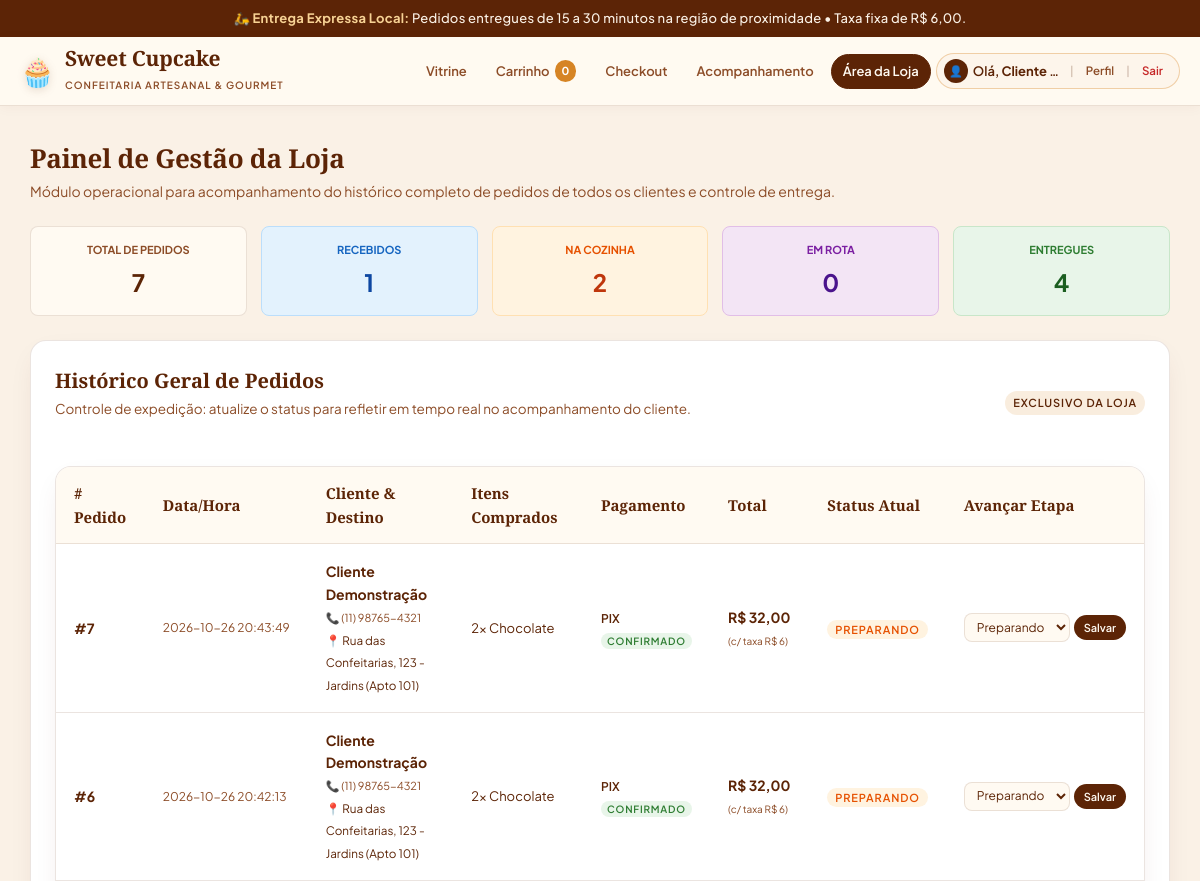
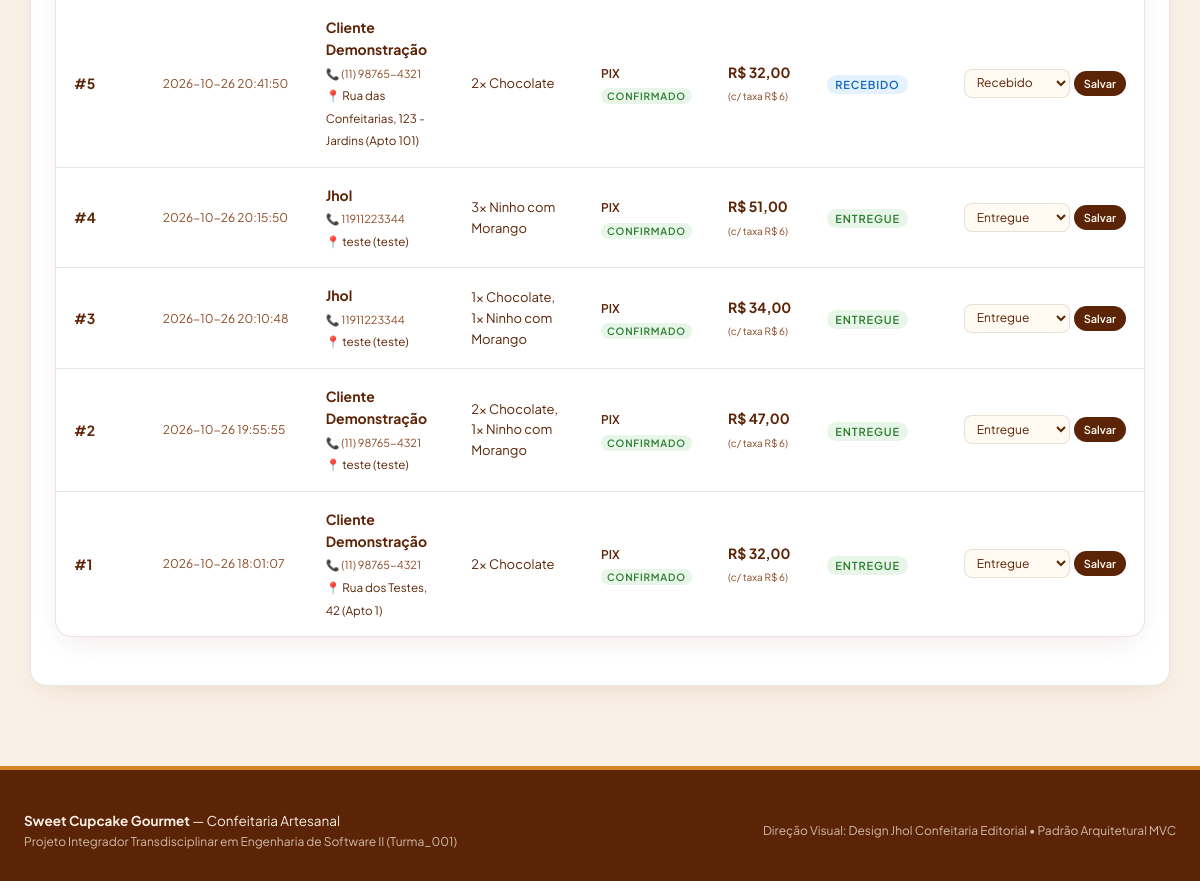
/operador (signed in), run on the app's committed database (2 pictures, top to bottom).
### tables this page shows
CREATE TABLE pedidos (
    id INTEGER PRIMARY KEY AUTOINCREMENT,
    cliente_id INTEGER NOT NULL,
    data_pedido DATETIME DEFAULT CURRENT_TIMESTAMP,
    valor_produtos DECIMAL(10, 2) NOT NULL CHECK (valor_produtos >= 0),
    taxa_entrega DECIMAL(10, 2) NOT NULL DEFAULT 6.00 CHECK (taxa_entrega >= 0),
    valor_total DECIMAL(10, 2) NOT NULL CHECK (valor_total > 0),
    forma_pagamento VARCHAR(20) NOT NULL CHECK (forma_pagamento IN ('PIX', 'CARTAO_CREDITO')),
    status_pagamento VARCHAR(20) NOT NULL DEFAULT 'PENDENTE' CHECK (status_pagamento IN ('PENDENTE', 'CONFIRMADO', 'RECUSADO')),
    status_entrega VARCHAR(20) NOT NULL DEFAULT 'RECEBIDO' CHECK (status_entrega IN ('RECEBIDO', 'PREPARANDO', 'EM_ROTA', 'ENTREGUE')),
    endereco_entrega VARCHAR(255) NOT NULL,
    prazo_estimado VARCHAR(30) DEFAULT '15 a 30 minutos',
    observacoes TEXT,
    FOREIGN KEY (cliente_id) REFERENCES clientes(id) ON DELETE RESTRICT
);

CREATE TABLE clientes (
    id INTEGER PRIMARY KEY AUTOINCREMENT,
    nome VARCHAR(100) NOT NULL,
    email VARCHAR(120) NOT NULL UNIQUE,
    senha_hash VARCHAR(255) NOT NULL,
    telefone VARCHAR(20),
    endereco_padrao VARCHAR(255),
    criado_em DATETIME DEFAULT CURRENT_TIMESTAMP
);

### controllers/routes.py (the view)
@routes_bp.route('/operador')
def operador():
    pedidos = database.listar_todos_pedidos()
    return render_template('operador.html', pedidos=pedidos)

### models/database.py (called while the page is built)
def get_db_connection() -> sqlite3.Connection:
    conn = sqlite3.connect(DB_FILE)
    conn.execute("PRAGMA foreign_keys = ON;")
    conn.row_factory = sqlite3.Row
    return conn

def listar_todos_pedidos() -> List[Dict[str, Any]]:
    conn = get_db_connection()
    cursor = conn.cursor()
    cursor.execute(
        """
        SELECT p.*, c.nome as cliente_nome, c.telefone as cliente_telefone
        FROM pedidos p
        JOIN clientes c ON p.cliente_id = c.id
        ORDER BY p.id DESC;
        """
    )
    rows = cursor.fetchall()
    pedidos = [dict(r) for r in rows]
    for p in pedidos:
        cursor.execute(
            """
            SELECT ip.quantidade, prod.nome as produto_nome
            FROM itens_pedido ip
            JOIN produtos prod ON ip.produto_id = prod.id
            WHERE ip.pedido_id = ?;
            """,
            (p['id'],)
        )
        p['resumo_itens'] = ", ".join([f"{r['quantidade']}x {r['produto_nome']}" for r in cursor.fetchall()])
    conn.close()
    return pedidos

### templates/operador.html (shortened to what this page needs)
{% extends "base.html" %}
{% block content %}
<div class="section-title">
  <h2>Painel de Gestão da Loja</h2>
  <p>Módulo operacional para acompanhamento do histórico completo de pedidos de todos os clientes e controle de entrega.</p>
</div>
{% if pedidos %}
  {% set total_pedidos = pedidos|length %}
  {% set recebidos = pedidos|selectattr('status_entrega', 'equalto', 'RECEBIDO')|list|length %}
  {% set preparando = pedidos|selectattr('status_entrega', 'equalto', 'PREPARANDO')|list|length %}
  {% set em_rota = pedidos|selectattr('status_entrega', 'equalto', 'EM_ROTA')|list|length %}
  {% set entregues = pedidos|selectattr('status_entrega', 'equalto', 'ENTREGUE')|list|length %}
  <div style="display: grid; grid-template-columns: repeat(auto-fit, minmax(160px, 1fr)); gap: 14px; margin-bottom: 24px;">
    <div style="background: var(--bg-surface); padding: 14px; border-radius: var(--radius-sm); border: 1px solid var(--borda); text-align: center;">
      <p style="font-size: 11px; text-transform: uppercase; color: var(--marrom-medio); font-weight: 700;">Total de Pedidos</p>
      <h3 style="font-size: 24px; color: var(--chocolate); margin-top: 4px;">{{ total_pedidos }}</h3>
    </div>
    <div style="background: #e3f2fd; padding: 14px; border-radius: var(--radius-sm); border: 1px solid #bbdefb; text-align: center;">
      <p style="font-size: 11px; text-transform: uppercase; color: #1565c0; font-weight: 700;">Recebidos</p>
      <h3 style="font-size: 24px; color: #0d47a1; margin-top: 4px;">{{ recebidos }}</h3>
    </div>
    <div style="background: #fff3e0; padding: 14px; border-radius: var(--radius-sm); border: 1px solid #ffe0b2; text-align: center;">
      <p style="font-size: 11px; text-transform: uppercase; color: #e65100; font-weight: 700;">Na Cozinha</p>
      <h3 style="font-size: 24px; color: #bf360c; margin-top: 4px;">{{ preparando }}</h3>
    </div>
    <div style="background: #f3e5f5; padding: 14px; border-radius: var(--radius-sm); border: 1px solid #e1bee7; text-align: center;">
      <p style="font-size: 11px; text-transform: uppercase; color: #7b1fa2; font-weight: 700;">Em Rota</p>
      <h3 style="font-size: 24px; color: #4a148c; margin-top: 4px;">{{ em_rota }}</h3>
    </div>
    <div style="background: #e8f5e9; padding: 14px; border-radius: var(--radius-sm); border: 1px solid #c8e6c9; text-align: center;">
      <p style="font-size: 11px; text-transform: uppercase; color: #2e7d32; font-weight: 700;">Entregues</p>
      <h3 style="font-size: 24px; color: #1b5e20; margin-top: 4px;">{{ entregues }}</h3>
    </div>
  </div>
{% endif %}
<div class="card-cupcake" style="box-shadow: var(--sombra-card);">
  <div style="display: flex; justify-content: space-between; align-items: center; flex-wrap: wrap; gap: 10px; margin-bottom: 12px;">
    <div>
      <h3 style="margin-bottom: 2px;">Histórico Geral de Pedidos</h3>
      <p class="card-desc">Controle de expedição: atualize o status para refletir em tempo real no acompanhamento do cliente.</p>
    </div>
    <span class="stock-tag" style="background: rgba(214, 132, 36, 0.15); color: var(--chocolate);">
      Exclusivo da Loja
    </span>
  </div>
  {% if not pedidos %}
    <div class="alert-box alert-info">
      Nenhum pedido foi realizado ainda no sistema.
    </div>
  {% else %}
    <div class="table-container" style="margin-top: 14px;">
      <table>
        <thead>
          <tr>
            <th># Pedido</th>
            <th>Data/Hora</th>
            <th>Cliente & Destino</th>
            <th>Itens Comprados</th>
            <th>Pagamento</th>
            <th>Total</th>
            <th>Status Atual</th>
            <th>Avançar Etapa</th>
          </tr>
        </thead>
        <tbody>
          {% for p in pedidos %}
          <tr>
            <td>
              <strong style="font-size: 14px; color: var(--chocolate);">#{{ p.id }}</strong>
            </td>
            <td style="font-size: 12px; color: var(--marrom-medio); white-space: nowrap;">
              {{ p.data_pedido }}
            </td>
            <td>
              <strong>{{ p.cliente_nome }}</strong><br>
              <span style="font-size: 11px; color: var(--marrom-medio);">📞 {{ p.cliente_telefone or 'Não informado' }}</span><br>
              <small style="color: var(--chocolate);">📍 {{ p.endereco_entrega }}</small>
            </td>
            <td style="font-size: 13px;">
              {{ p.resumo_itens }}
            </td>
            <td>
              <span style="font-size: 12px; font-weight: 600;">{{ p.forma_pagamento }}</span><br>
              <span class="stock-tag" style="background:#e8f5e9; color:#2e7d32; font-size:10px; padding: 2px 6px;">{{ p.status_pagamento }}</span>
            </td>
            <td style="white-space: nowrap;">
              <strong style="color: var(--chocolate); font-size: 14px;">R$ {{ "%.2f"|format(p.valor_total)|replace('.', ',') }}</strong><br>
              <small style="font-size: 10px; color: var(--marrom-medio);">(c/ taxa R$ 6)</small>
            </td>
            <td>
              {% if p.status_entrega == 'RECEBIDO' %}
                <span class="stock-tag" style="background:#e3f2fd; color:#1565c0; font-size: 11px;">Recebido</span>
              {% elif p.status_entrega == 'PREPARANDO' %}
                <span class="stock-tag" style="background:#fff3e0; color:#e65100; font-size: 11px;">Preparando</span>
              {% elif p.status_entrega == 'EM_ROTA' %}
                <span class="stock-tag" style="background:#f3e5f5; color:#7b1fa2; font-size: 11px;">Em Rota</span>
              {% else %}
                <span class="stock-tag" style="background:#e8f5e9; color:#2e7d32; font-size: 11px;">Entregue</span>
              {% endif %}
            </td>
            <td>
              <form action="{{ url_for('routes.mudar_status_pedido') }}" method="POST" style="display: flex; gap: 4px; align-items: center;">
                <select name="novo_status" class="form-control" style="padding: 5px 8px; font-size: 12px; width: auto;">
                  <option value="RECEBIDO" {% if p.status_entrega == 'RECEBIDO' %}selected{% endif %}>Recebido</option>
                  <option value="PREPARANDO" {% if p.status_entrega == 'PREPARANDO' %}selected{% endif %}>Preparando</option>
                  <option value="ENTREGUE" {% if p.status_entrega == 'ENTREGUE' %}selected{% endif %}>Entregue</option>
                </select>
                <button type="submit" class="btn btn-chocolate" style="font-size: 11px; padding: 6px 10px;">Salvar</button>
              </form>
            </td>
          </tr>
          {% endfor %}
        </tbody>
      </table>
    </div>
  {% endif %}
</div>
{% endblock %}

### static/css/style.css (style rules this page uses)
:root { --bg-base: #faf1e6; --bg-surface: #fffaf2; --bg-card: #ffffff; --chocolate: #5c2406; --chocolate-dark: #3f1702; --chocolate-light: #7a350c; --mel: #d68424; --mel-hover: #bd701a; --marrom-medio: #8c4c27; --marrom-suave: #b57a55; --borda: rgba(92, 36, 6, 0.12); --borda-foco: #d68424; --sombra-card: 0 10px 30px -10px rgba(92, 36, 6, 0.12); --sombra-hover: 0 16px 40px -12px rgba(92, 36, 6, 0.20); --sucesso: #2e7d32; --sucesso-bg: #edf7ed; --alerta-erro: #c62828; --alerta-bg: #fde8e8; --radius-sm: 8px; --radius-md: 16px; --radius-lg: 24px; --radius-pill: 100px; --transicao: all 0.25s cubic-bezier(0.22, 0.61, 0.36, 1); }
* { box-sizing: border-box; margin: 0; padding: 0; }
body { font-family: 'Plus Jakarta Sans', -apple-system, BlinkMacSystemFont, "Segoe UI", Roboto, sans-serif; background-color: var(--bg-base); color: var(--chocolate); line-height: 1.6; -webkit-font-smoothing: antialiased; }
.section-title { margin-bottom: 24px; }
.section-title h2 { font-family: 'Playfair Display', Georgia, serif; font-size: 26px; color: var(--chocolate); font-weight: 700; letter-spacing: -0.01em; }
.section-title p { color: var(--marrom-medio); font-size: 14px; }
.card-cupcake { background: var(--bg-card); border: 1px solid var(--borda); border-radius: var(--radius-md); padding: 24px; box-shadow: var(--sombra-card); display: flex; flex-direction: column; justify-content: space-between; transition: var(--transicao); }
.card-cupcake h3 { font-family: 'Playfair Display', Georgia, serif; font-size: 20px; font-weight: 700; color: var(--chocolate); margin-bottom: 8px; }
.card-desc { font-size: 13.5px; color: var(--marrom-medio); line-height: 1.55; margin-bottom: 20px; flex-grow: 1; }
.stock-tag { font-size: 11px; font-weight: 600; text-transform: uppercase; letter-spacing: 0.08em; color: var(--sucesso); background: var(--sucesso-bg); padding: 3px 8px; border-radius: var(--radius-pill); }
.btn { font-family: 'Plus Jakarta Sans', sans-serif; font-size: 14px; font-weight: 600; padding: 11px 22px; border-radius: var(--radius-pill); border: none; cursor: pointer; display: inline-flex; align-items: center; justify-content: center; gap: 8px; transition: var(--transicao); text-decoration: none; }
.btn-chocolate { background: var(--chocolate); color: var(--bg-surface); }
.table-container { background: var(--bg-card); border: 1px solid var(--borda); border-radius: var(--radius-md); overflow: hidden; box-shadow: var(--sombra-card); margin-bottom: 24px; }
table { width: 100%; border-collapse: collapse; text-align: left; }
th { background: var(--bg-surface); color: var(--chocolate); font-family: 'Playfair Display', Georgia, serif; font-weight: 600; font-size: 15px; padding: 14px 18px; border-bottom: 1px solid var(--borda); }
td { padding: 16px 18px; border-bottom: 1px solid var(--borda); font-size: 14px; color: var(--chocolate); }
tr:last-child td { border-bottom: none; }
.form-control { width: 100%; padding: 12px 14px; border: 1px solid var(--borda); border-radius: var(--radius-sm); font-family: 'Plus Jakarta Sans', sans-serif; font-size: 14px; background: var(--bg-surface); color: var(--chocolate); transition: var(--transicao); }

### data on the page
pedidos: id "7", data_pedido "2026-10-26 20:43:49", cliente_nome "Cliente Demonstração", telefone "(11) 98765-4321", endereco_entrega "Rua das Confeitarias, 123 - Jardins (Apto 101)", resumo_itens "2x Chocolate", forma_pagamento "PIX", status_pagamento "CONFIRMADO", valor_total "32,00", shows "PREPARANDO", novo_status "Preparando"
pedidos: id "6", data_pedido "2026-10-26 20:42:13", cliente_nome "Cliente Demonstração", telefone "(11) 98765-4321", endereco_entrega "Rua das Confeitarias, 123 - Jardins (Apto 101)", resumo_itens "2x Chocolate", forma_pagamento "PIX", status_pagamento "CONFIRMADO", valor_total "32,00", shows "PREPARANDO", novo_status "Preparando"
pedidos: id "5", data_pedido "2026-10-26 20:41:50", cliente_nome "Cliente Demonstração", telefone "(11) 98765-4321", endereco_entrega "Rua das Confeitarias, 123 - Jardins (Apto 101)", resumo_itens "2x Chocolate", forma_pagamento "PIX", status_pagamento "CONFIRMADO", valor_total "32,00", shows "RECEBIDO", novo_status "Recebido"
pedidos: id "4", data_pedido "2026-10-26 20:15:50", cliente_nome "Jhol", telefone "11911223344", endereco_entrega "teste (teste)", resumo_itens "3x Ninho com Morango", forma_pagamento "PIX", status_pagamento "CONFIRMADO", valor_total "51,00", shows "ENTREGUE", novo_status "Entregue"
pedidos: id "3", data_pedido "2026-10-26 20:10:48", cliente_nome "Jhol", telefone "11911223344", endereco_entrega "teste (teste)", resumo_itens "1x Chocolate, 1x Ninho com Morango", forma_pagamento "PIX", status_pagamento "CONFIRMADO", valor_total "34,00", shows "ENTREGUE", novo_status "Entregue"
pedidos: id "2", data_pedido "2026-10-26 19:55:55", cliente_nome "Cliente Demonstração", telefone "(11) 98765-4321", endereco_entrega "teste (teste)", resumo_itens "2x Chocolate, 1x Ninho com Morango", forma_pagamento "PIX", status_pagamento "CONFIRMADO", valor_total "47,00", shows "ENTREGUE", novo_status "Entregue"
pedidos: id "1", data_pedido "2026-10-26 18:01:07", cliente_nome "Cliente Demonstração", telefone "(11) 98765-4321", endereco_entrega "Rua dos Testes, 42 (Apto 1)", resumo_itens "2x Chocolate", forma_pagamento "PIX", status_pagamento "CONFIRMADO", valor_total "32,00", shows "ENTREGUE", novo_status "Entregue"

### other printed values
{{ session.get('carrinho_qtd', 0) }} "0"
{{ session.get('cliente_nome') }} "Cliente…"
{{ total_pedidos }} "7"
{{ recebidos }} "1"
{{ preparando }} "2"
{{ em_rota }} "0"
{{ entregues }} "4"
